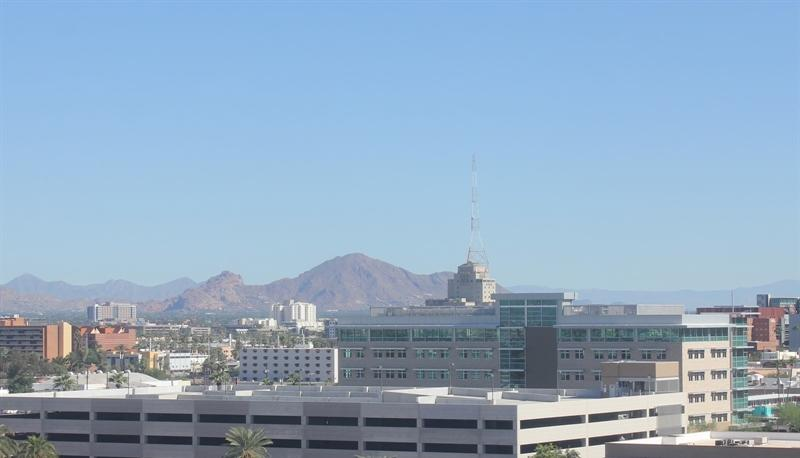
#> input picture 08_Computer Vision and Machine Learning/01_Computer vision and classification/12/day_night_images/training/day/20151101_182052.jpg, 800 x 458 px; its folder holds only this picture in this run
$ jupyter execute --allow-errors 'Accuracy and Misclassification.ipynb'   (shell and % lines are left out)
#> lines starting #> are read from the running program, lines starting #| are printed output that depends on the picture
### 08_Computer Vision and Machine Learning/01_Computer vision and classification/12/helpers.py
# Helper functions

import os
import glob # library for loading images from a directory
import matplotlib.image as mpimg

import cv2


# This function loads in images and their labels and places them in a list
# The list contains all images and their associated labels
# For example, after data is loaded, im_list[0][:] will be the first image-label pair in the list
def load_dataset(image_dir):

    # Populate this empty image list
#> called with image_dir = 'day_night_images/training/'
    im_list = []
    image_types = ["day", "night"]

    # Iterate through each color folder
    for im_type in image_types:

        # Iterate through each image file in each image_type folder
        # glob reads in any image with the extension "image_dir/im_type/*"
        for file in glob.glob(os.path.join(image_dir, im_type, "*")):

            # Read in the image
            im = mpimg.imread(file)
#> im is the input picture: shape (458, 800, 3); mean R, G, B 145.4, 170.3, 193.8

            # Check if the image exists/if it's been correctly read-in
            if not im is None:
                # Append the image, and it's type (red, green, yellow) to the image list
                im_list.append((im, im_type))

    return im_list


## Standardize the input images
# Resize each image to the desired input size: 600x1100px (hxw).

## Standardize the output
# With each loaded image, we also specify the expected output.
# For this, we use binary numerical values 0/1 = night/day.


# This function should take in an RGB image and return a new, standardized version
# 600 height x 1100 width image size (px x px)
def standardize_input(image):

    # Resize image and pre-process so that all "standard" images are the same size
    standard_im = cv2.resize(image, (1100, 600))

    return standard_im


# Examples:
# encode("day") should return: 1
# encode("night") should return: 0
def encode(label):

    numerical_val = 0
    if(label == 'day'):
        numerical_val = 1
    # else it is night and can stay 0

    return numerical_val

# using both functions above, standardize the input images and output labels
def standardize(image_list):

    # Empty image data array
    standard_list = []

    # Iterate through all the image-label pairs
    for item in image_list:
        image = item[0]
        label = item[1]

        # Standardize the image
        standardized_im = standardize_input(image)

        # Create a numerical label
        binary_label = encode(label)

        # Append the image, and it's one hot encoded label to the full, processed list of image data
        standard_list.append((standardized_im, binary_label))

    return standard_list


### 08_Computer Vision and Machine Learning/01_Computer vision and classification/12/Accuracy and Misclassification.ipynb
# Day and Night Image Classifier
---

The day/night image dataset consists of 200 RGB color images in two categories: day and night. There are equal numbers of each example: 100 day images and 100 night images.

We'd like to build a classifier that can accurately label these images as day or night, and that relies on finding distinguishing features between the two types of images!

*Note: All images come from the [AMOS dataset](http://cs.uky.edu/~jacobs/datasets/amos/) (Archive of Many Outdoor Scenes).*

### Import resources

Before you get started on the project code, import the libraries and resources that you'll need.

[cell 1]
import cv2 # computer vision library
import helpers

import numpy as np
import matplotlib.pyplot as plt
import matplotlib.image as mpimg

## Training and Testing Data
The 200 day/night images are separated into training and testing datasets.

* 60% of these images are training images, for you to use as you create a classifier.
* 40% are test images, which will be used to test the accuracy of your classifier.

First, we set some variables to keep track of some where our images are stored:

    image_dir_training: the directory where our training image data is stored
    image_dir_test: the directory where our test image data is stored

[cell 2]
# Image data directories
image_dir_training = "day_night_images/training/"
image_dir_test = "day_night_images/test/"

## Load the datasets

These first few lines of code will load the training day/night images and store all of them in a variable, `IMAGE_LIST`. This list contains the images and their associated label ("day" or "night").

For example, the first image-label pair in `IMAGE_LIST` can be accessed by index:
``` IMAGE_LIST[0][:]```.

[cell 3]
# Using the load_dataset function in helpers.py
# Load training data
IMAGE_LIST = helpers.load_dataset(image_dir_training)
#> IMAGE_LIST = 2 items

## Construct a `STANDARDIZED_LIST` of input images and output labels.

This function takes in a list of image-label pairs and outputs a **standardized** list of resized images and numerical labels.

[cell 4]
# Standardize all training images
STANDARDIZED_LIST = helpers.standardize(IMAGE_LIST)
#> the loop in standardize, `for item in image_list:` made 2 passes
#> (label, numerical_val in encode, binary_label) on passes 1 to 2: ('day', 1, 1), ('night', 0, 0)
#> pass 1, in standardize_input, `standard_im = cv2.resize(image, (1100, 600))`:
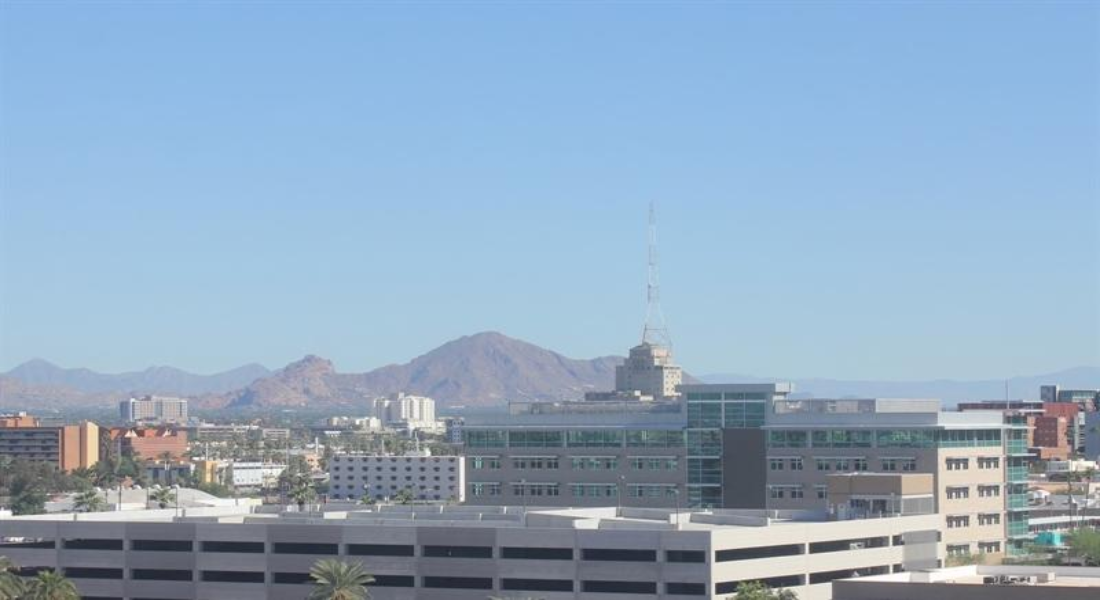
#> standard_im: shape (600, 1100, 3); mean R, G, B 145.4, 170.3, 193.7
#> pass 2, in standardize_input (call 2), `standard_im = cv2.resize(image, (1100, 600))`:
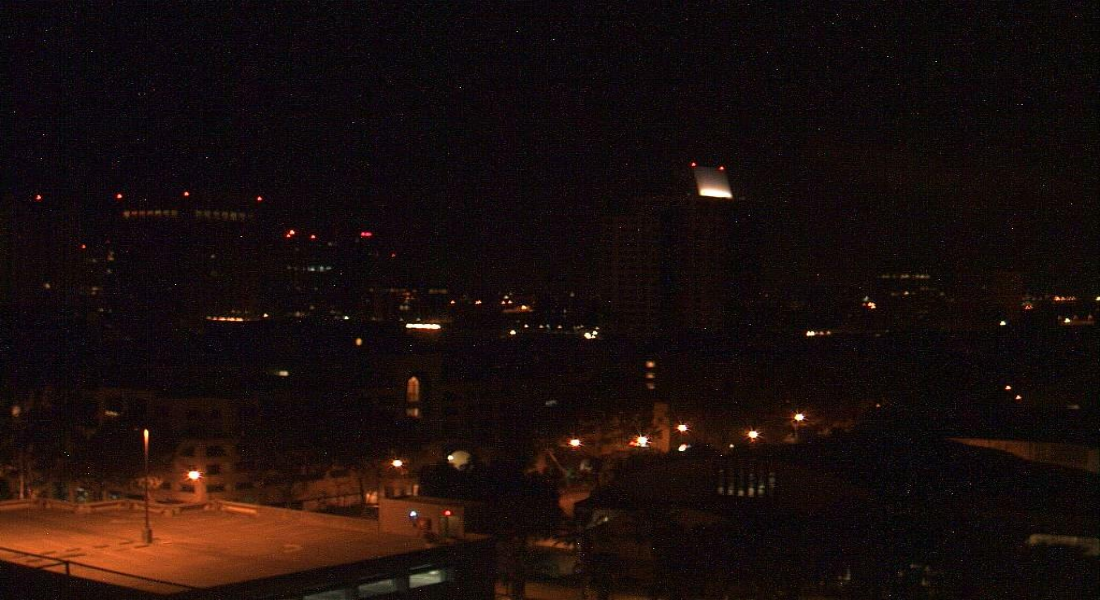
#> standard_im: shape (600, 1100, 3); mean R, G, B 25.8, 13.8, 11.9
#> STANDARDIZED_LIST = 2 items

## Visualize the standardized data

Display a standardized image from STANDARDIZED_LIST.

[cell 5]
# Display a standardized image and its label

# Select an image by index
image_num = 0
selected_image = STANDARDIZED_LIST[image_num][0]
selected_label = STANDARDIZED_LIST[image_num][1]
#> selected_label = 1

# Display image and data about it
plt.imshow(selected_image)
print("Shape: "+str(selected_image.shape))
#| Shape: (600, 1100, 3)
print("Label [1 = day, 0 = night]: " + str(selected_label))
#| Label [1 = day, 0 = night]: 1

# Feature Extraction

Create a feature that represents the brightness in an image. We'll be extracting the **average brightness** using HSV colorspace. Specifically, we'll use the V channel (a measure of brightness), add up the pixel values in the V channel, then divide that sum by the area of the image to get the average Value of the image.

---
###  Find the average brightness using the V channel

This function takes in a **standardized** RGB image and returns a feature (a single value) that represent the average level of brightness in the image. We'll use this value to classify the image as day or night.

[cell 6]
# Find the average Value or brightness of an image
def avg_brightness(rgb_image):
    # Convert image to HSV
    hsv = cv2.cvtColor(rgb_image, cv2.COLOR_RGB2HSV)

    # Add up all the pixel values in the V channel
    sum_brightness = np.sum(hsv[:,:,2])
    area = 600*1100.0  # pixels

    # find the avg
    avg = sum_brightness/area

    return avg

[cell 7]
# Testing average brightness levels
# Look at a number of different day and night images and think about
# what average brightness value separates the two types of images

# As an example, a "night" image is loaded in and its avg brightness is displayed
image_num = 190
#> (the rest of this cell did not finish here and is left out)

# Classification and Visualizing Error

In this section, we'll turn our average brightness feature into a classifier that takes in a standardized image and returns a `predicted_label` for that image. This `estimate_label` function should return a value: 0 or 1 (night or day, respectively).

---
### TODO: Build a complete classifier

Complete this code so that it returns an estimated class label given an input RGB image.

[cell 8]
# This function should take in RGB image input
def estimate_label(rgb_image):

    # TO-DO: Extract average brightness feature from an RGB image
    avg = None

    # Use the avg brightness feature to predict a label (0, 1)
    predicted_label = 0
    # TO-DO: Try out different threshold values to see what works best!
    threshold = 0
    if(avg > threshold):
        # if the average brightness is above the threshold value, we classify it as "day"
        predicted_label = 1
    # else, the predicted_label can stay 0 (it is predicted to be "night")

    return predicted_label

## Testing the classifier

Here is where we test your classification algorithm using our test set of data that we set aside at the beginning of the notebook!

Since we are using a pretty simple brightess feature, we may not expect this classifier to be 100% accurate. We'll aim for around 75-85% accuracy usin this one feature.

### Test dataset

Below, we load in the test dataset, standardize it using the `standardize` function you defined above, and then **shuffle** it; this ensures that order will not play a role in testing accuracy.

[cell 9]
import random

# Using the load_dataset function in helpers.py
# Load test data
TEST_IMAGE_LIST = helpers.load_dataset(image_dir_test)
#> TEST_IMAGE_LIST = 2 items

# Standardize the test data
STANDARDIZED_TEST_LIST = helpers.standardize(TEST_IMAGE_LIST)
#> the loop in standardize (call 2), `for item in image_list:` made 2 passes
#> STANDARDIZED_TEST_LIST = 2 items

# Shuffle the standardized test data
random.shuffle(STANDARDIZED_TEST_LIST)

## Determine the Accuracy

Compare the output of your classification algorithm (a.k.a. your "model") with the true labels and determine the accuracy.

This code stores all the misclassified images, their predicted labels, and their true labels, in a list called `misclassified`.

[cell 10]
# Constructs a list of misclassified images given a list of test images and their labels
def get_misclassified_images(test_images):
    # Track misclassified images by placing them into a list
    misclassified_images_labels = []

    # Iterate through all the test images
    # Classify each image and compare to the true label
    for image in test_images:

        # Get true data
        im = image[0]
        true_label = image[1]

        # Get predicted label from your classifier
        predicted_label = estimate_label(im)

        # Compare true and predicted labels
        if(predicted_label != true_label):
            # If these labels are not equal, the image has been misclassified
            misclassified_images_labels.append((im, predicted_label, true_label))
#> this loop made 1 pass
#> (true_label, predicted_label, threshold in estimate_label) on pass 1: (1, 0, 0)
#> after the loop, misclassified_images_labels = []

    # Return the list of misclassified [image, predicted_label, true_label] values
    return misclassified_images_labels
